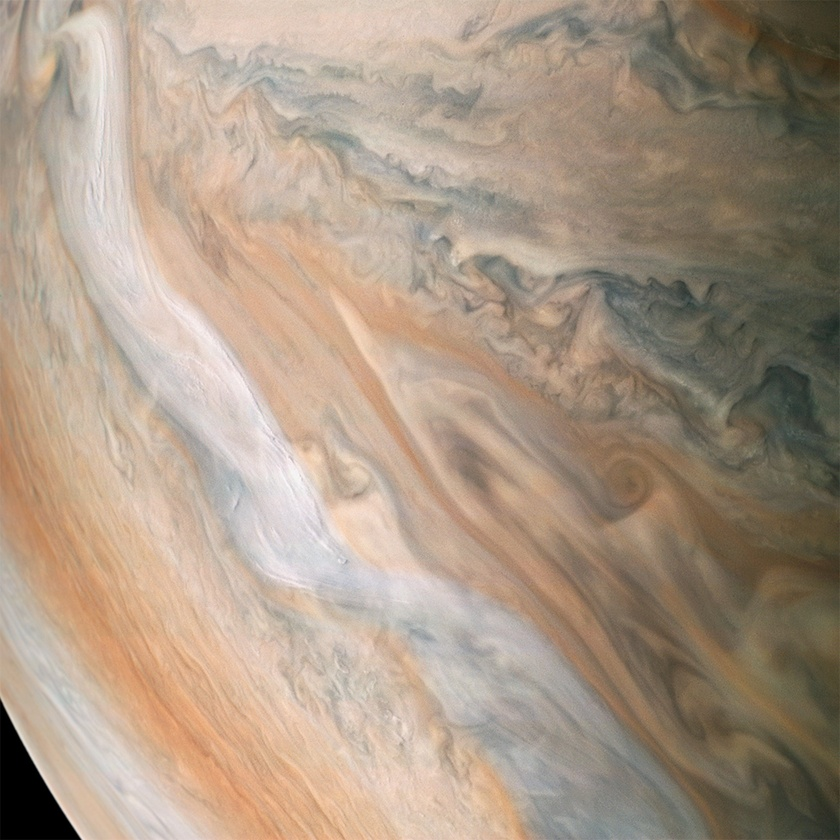
%> input picture 2-Contraste/contraste.jpg, 840 x 840 px, shrunk from 1080 x 1080 before the run
$ octave contraste_shadow.m   (GNU Octave 9; MATLAB toolbox functions it lacks are replaced by stand-ins)
%> lines starting %> are read from the running program, lines starting %| are printed output that depends on the picture
% 2 - Contraste
% Enrique
% Ref: https://es.mathworks.com/help/images/contrast-enhancement-techniques.html
clear;

% Cargamos la imagen
X = imread('contraste.jpg');
%> X is the input picture: size 840x840x3 uint8; mean R, G, B 170, 152.1, 134.4
shadow_lab = rgb2lab(X);
%> shadow_lab: size 840x840x3 double; mean of channels 1, 2, 3 63.5, 3.8, 11.9

max_luminosity = 100;
L = shadow_lab(:,:,1)/max_luminosity;

shadow_imadjust = shadow_lab;
shadow_imadjust(:,:,1) = imadjust(L)*max_luminosity;
%> shadow_imadjust: size 840x840x3 double; mean of channels 1, 2, 3 62.7, 3.8, 11.9
shadow_imadjust = lab2rgb(shadow_imadjust);
gray_adj = rgb2gray(shadow_imadjust);
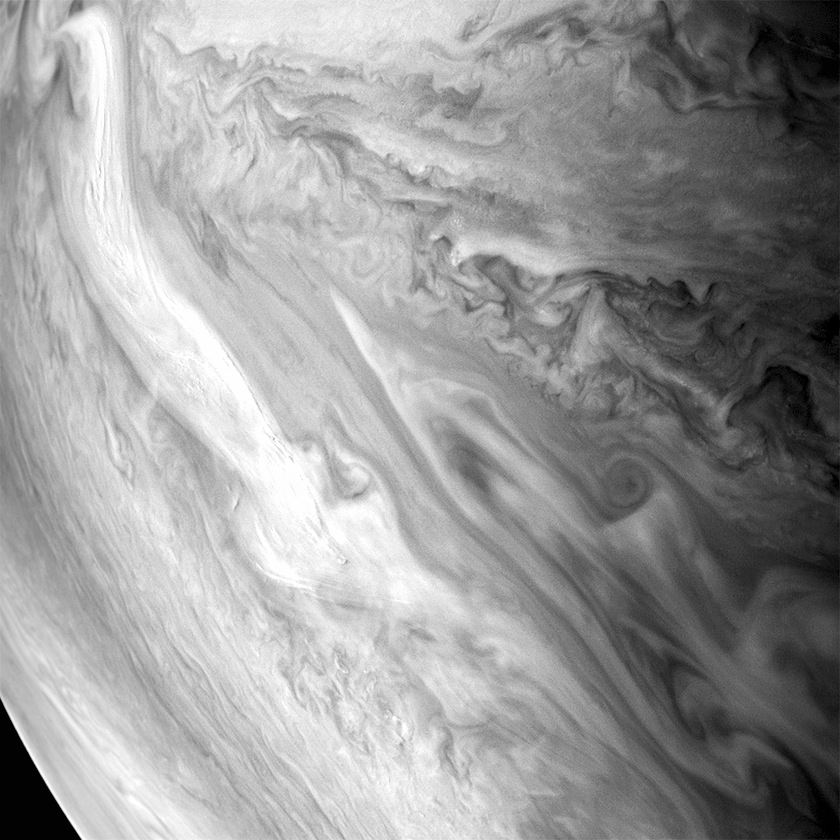
%> gray_adj: size 840x840 double; min -0.0099, max 1.01, mean 0.606; drawn with min black and max white
hnorm_imadj = imhist(gray_adj)./numel(gray_adj);
%> hnorm_imadj = 256 values, max 0.0119 at index 207, min 0.000194 at index 3, mean 0.00391

shadow_histeq = shadow_lab;
shadow_histeq(:,:,1) = histeq(L)*max_luminosity;
%> shadow_histeq: size 840x840x3 double; mean of channels 1, 2, 3 49.6, 3.8, 11.9
shadow_histeq = lab2rgb(shadow_histeq);
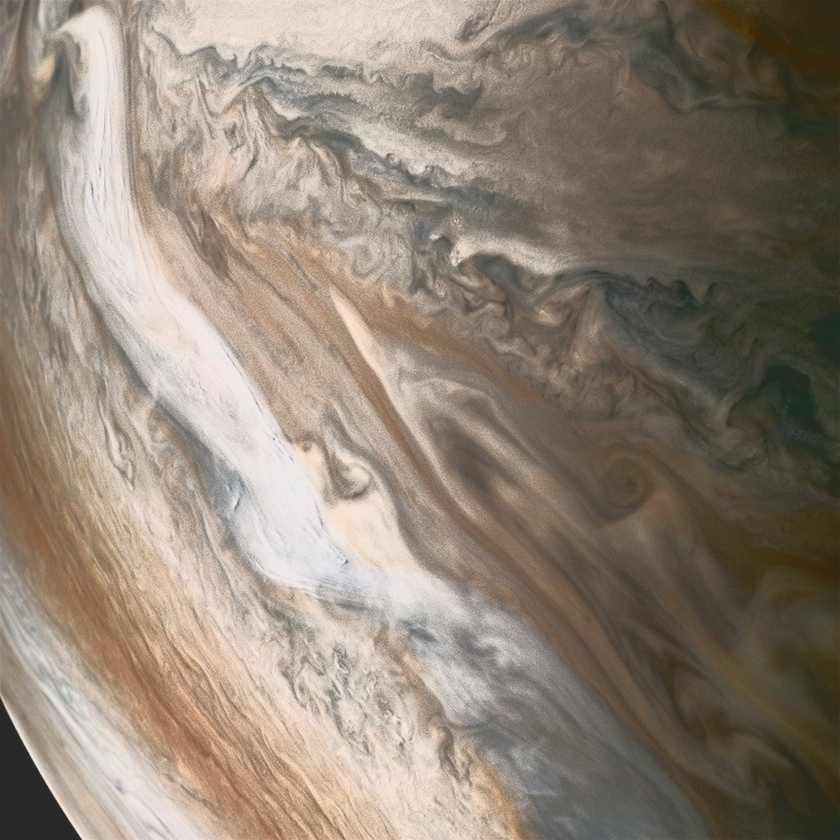
%> shadow_histeq: size 840x840x3 double; mean R, G, B 0.532, 0.467, 0.397; drawn with min black and max white
gray_histeq = rgb2gray(shadow_histeq);
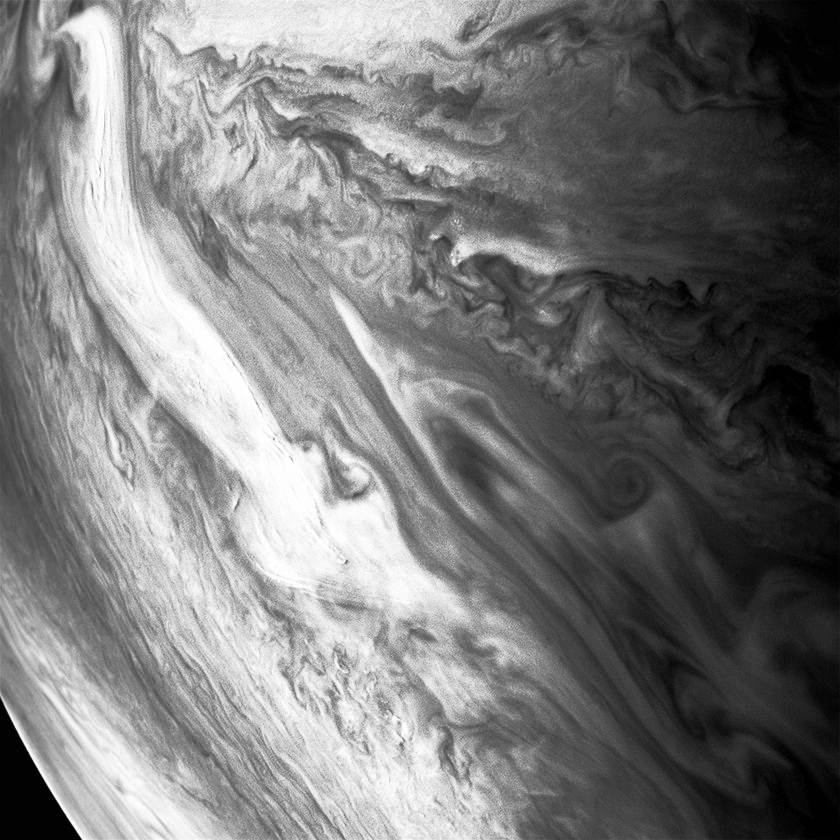
%> gray_histeq: size 840x840 double; min -0.0101, max 1.01, mean 0.478; drawn with min black and max white
hnorm_histeq = imhist(gray_histeq)./numel(gray_histeq);
%> hnorm_histeq = 256 values, max 0.0238 at index 172, min 0 at index 3, mean 0.00391

shadow_adapthisteq = shadow_lab;
shadow_adapthisteq(:,:,1) = adapthisteq(L)*max_luminosity;
%> shadow_adapthisteq: size 840x840x3 double; mean of channels 1, 2, 3 58.4, 3.8, 11.9
shadow_adapthisteq = lab2rgb(shadow_adapthisteq);
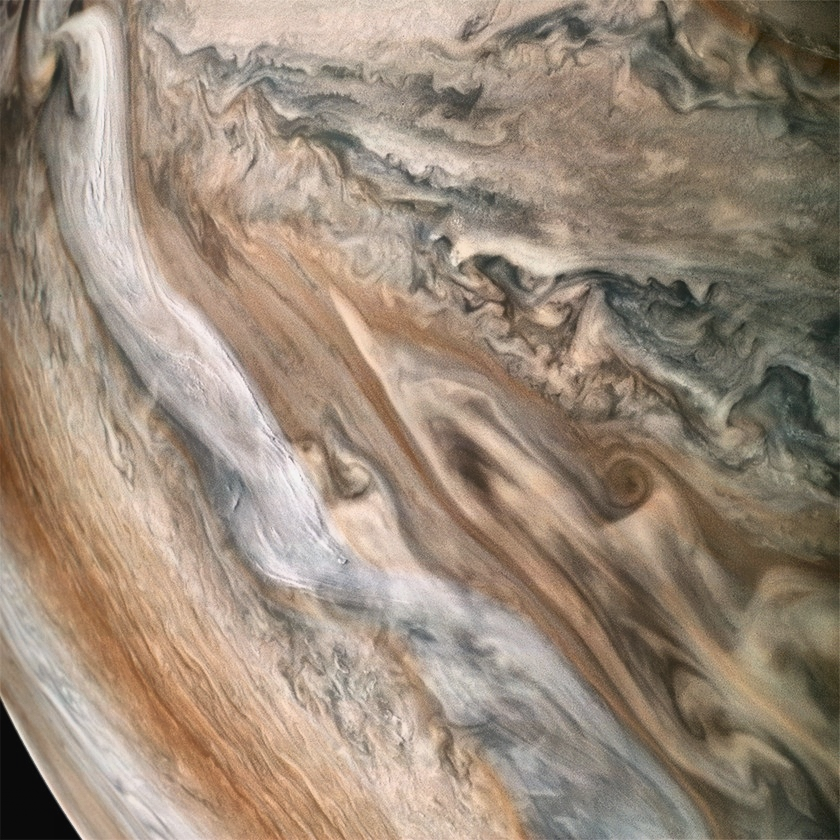
%> shadow_adapthisteq: size 840x840x3 double; mean R, G, B 0.612, 0.544, 0.475; drawn with min black and max white
gray_adapt = rgb2gray(shadow_adapthisteq);
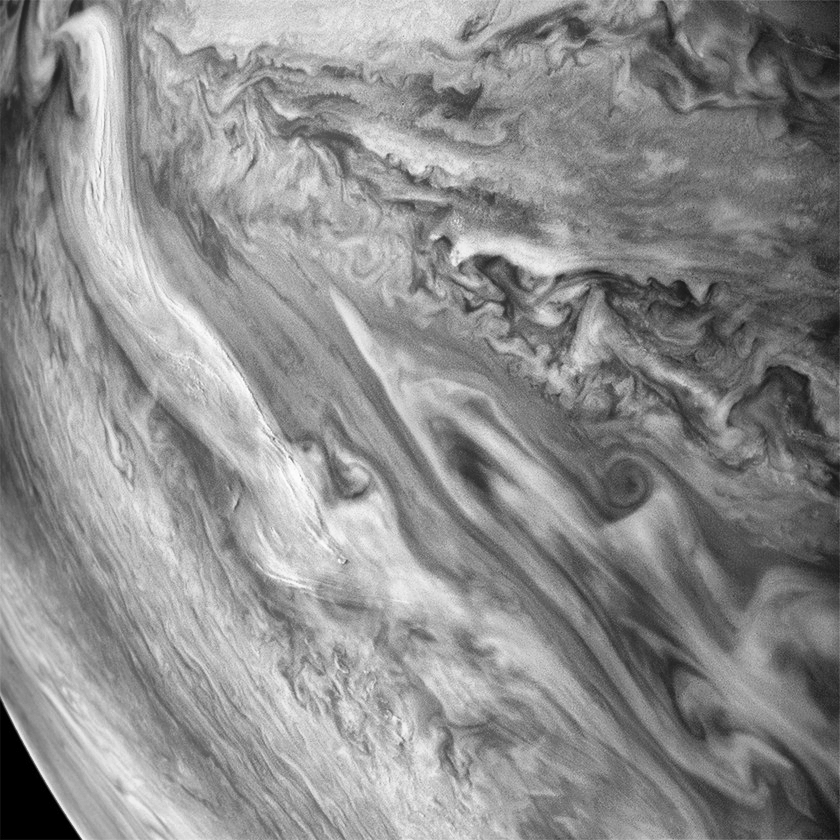
%> gray_adapt: size 840x840 double; min -0.000149, max 1, mean 0.557; drawn with min black and max white
hnorm_adapt = imhist(gray_adapt)./numel(gray_adapt);
%> hnorm_adapt = 256 values, max 0.00846 at index 144, min 0 at index 3, mean 0.00391

%% Representamos
figure
subplot(2,3,1)
imshow(shadow_imadjust)
title('Imagen usando imadjust [LAB]')

subplot(2,3,4)
bar(hnorm_imadj,'stacked');
axis square off, axis([-2 255 0 0.03]),
title('Histograma usando imadjust [LAB]'),

subplot(2,3,2)
imshow(shadow_histeq)
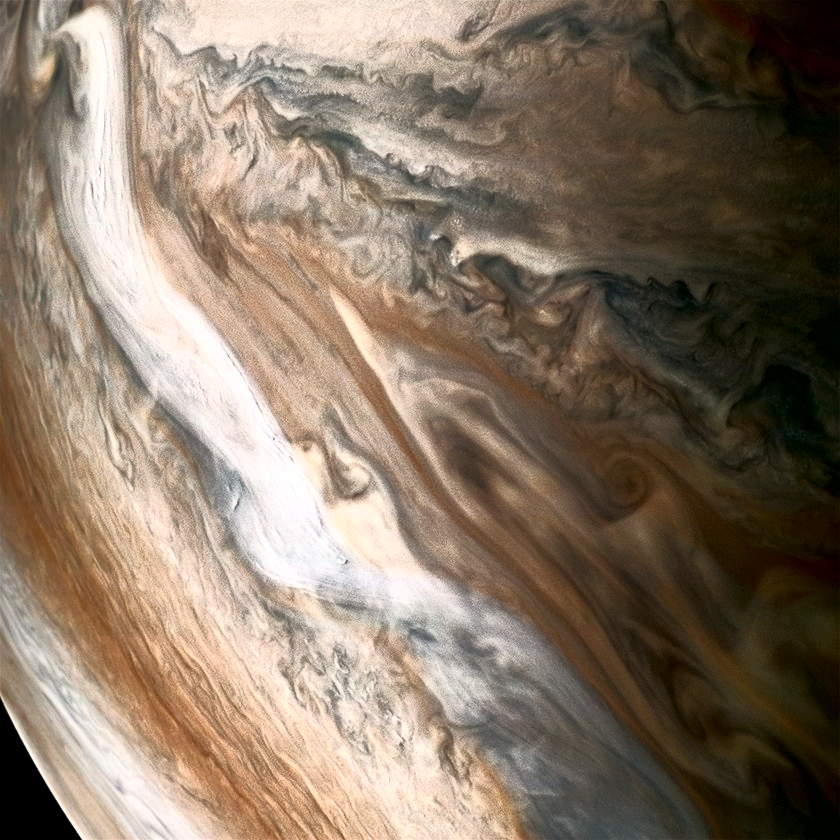
%> displayed picture: size 840x840x3, on the screen's scale of 0 to 255; mean R, G, B 135.4, 119, 102.4
title('Imagen usando histeq [LAB]')

subplot(2,3,5)
bar(hnorm_histeq,'stacked');
axis square off, axis([-2 255 0 0.03]),
title('Histograma usando histeq [LAB]'),

subplot(2,3,3)
imshow(shadow_adapthisteq)
title('Imagen usando adapthiseq [LAB]')

subplot(2,3,6)
bar(hnorm_adapt,'stacked');
axis square off, axis([-2 255 0 0.03]),
title('Histograma usando adapthiseq [LAB]'),
